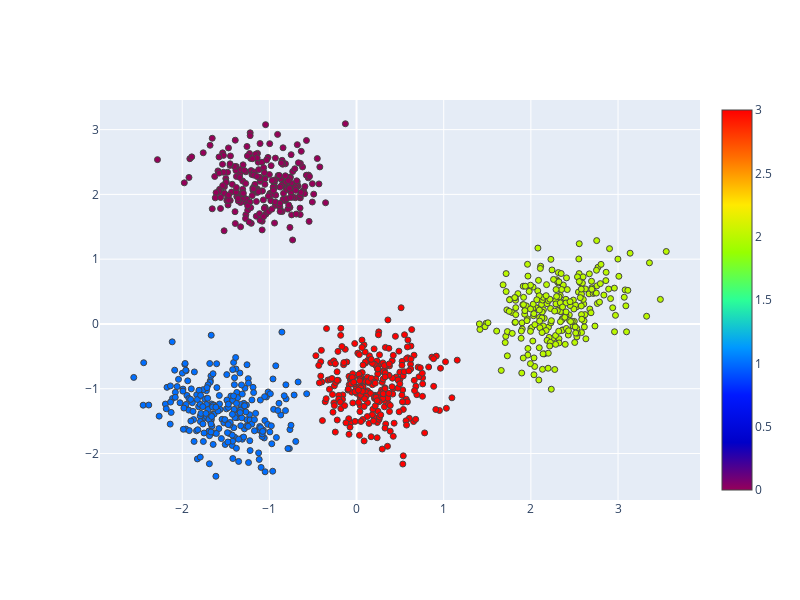
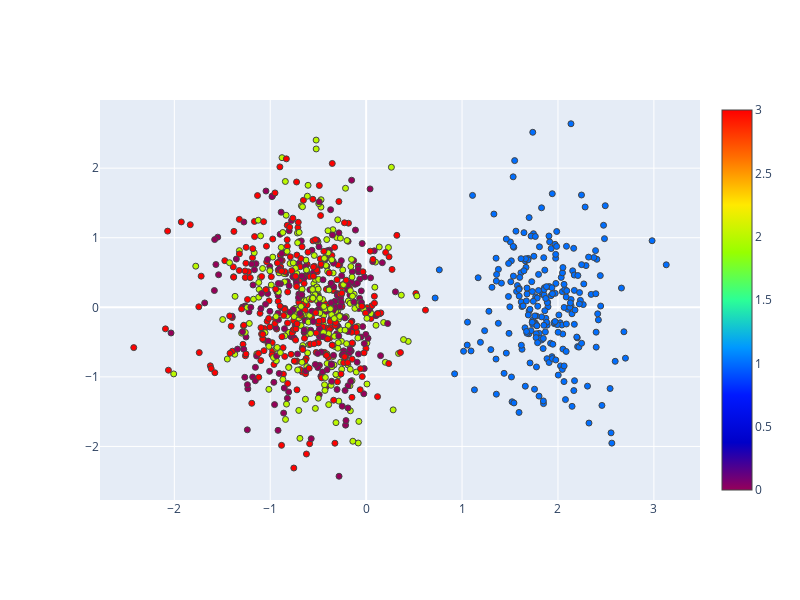

Here is the notebook cell these charts were saved with, in order:
### Code cell
from node2vec2rank.embeddings import embed
from node2vec2rank.visualizer import Visualizer

vis=Visualizer()
pcs_first = embed(first, 'pca', 2)

vis.plot_embeddings(pcs_first, color = assignments)

pcs_second = embed(second, 'pca', 2)

vis.plot_embeddings(pcs_second, color = assignments)

### Figure 1 — Plotly figure (JSON) as saved in the notebook; plotly's stock layout.template omitted (floating-point values rounded to 4 significant figures; data arrays with more than 128 entries replaced by an {"elided": "..."} marker saying what was removed)
{"data": [{"marker": {"color": {"elided": "1000 int values"}, "colorscale": [[0, "rgb(150,0,90)"], [0.125, "rgb(0,0,200)"], [0.25, "rgb(0,25,255)"], [0.375, "rgb(0,152,255)"], [0.5, "rgb(44,255,150)"], [0.625, "rgb(151,255,0)"], [0.75, "rgb(255,234,0)"], [0.875, "rgb(255,111,0)"], [1, "rgb(255,0,0)"]], "line": {"width": 1}, "showscale": true, "size": 6}, "mode": "markers", "type": "scatter", "x": {"elided": "1000 float values"}, "y": {"elided": "1000 float values"}}], "layout": {"height": 600, "margin": {"b": 100, "l": 100, "r": 100, "t": 100}, "width": 800}}

### Figure 2 — Plotly figure (JSON) as saved in the notebook; plotly's stock layout.template omitted (floating-point values rounded to 4 significant figures; data arrays with more than 128 entries replaced by an {"elided": "..."} marker saying what was removed)
{"data": [{"marker": {"color": {"elided": "1000 int values"}, "colorscale": [[0, "rgb(150,0,90)"], [0.125, "rgb(0,0,200)"], [0.25, "rgb(0,25,255)"], [0.375, "rgb(0,152,255)"], [0.5, "rgb(44,255,150)"], [0.625, "rgb(151,255,0)"], [0.75, "rgb(255,234,0)"], [0.875, "rgb(255,111,0)"], [1, "rgb(255,0,0)"]], "line": {"width": 1}, "showscale": true, "size": 6}, "mode": "markers", "type": "scatter", "x": {"elided": "1000 float values"}, "y": {"elided": "1000 float values"}}], "layout": {"height": 600, "margin": {"b": 100, "l": 100, "r": 100, "t": 100}, "width": 800}}
